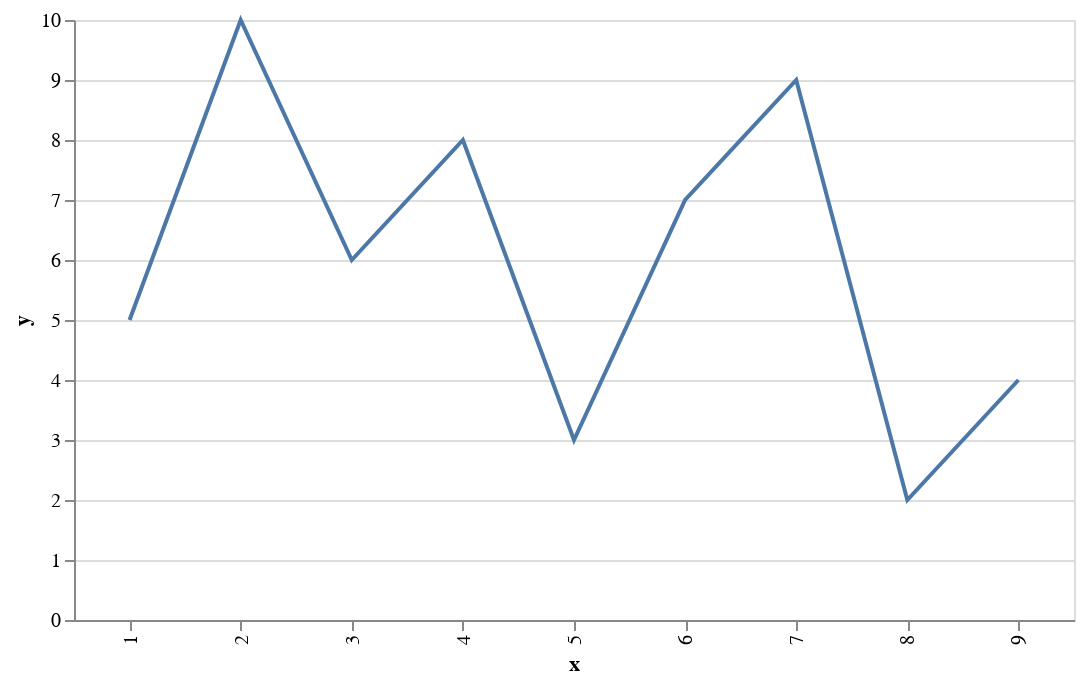

The notebook cell saved with this chart:
### Markdown cell above
# Using only Vega-Altair

### Code cell
# import packages
import altair as alt 

# create data 
data = alt.Data(values=[{'x': 1, 'y': 5},
                        {'x': 2, 'y': 10},
                        {'x': 3, 'y': 6},
                        {'x': 4, 'y': 8},
                        {'x': 5, 'y': 3},
                        {'x': 6, 'y': 7},
                        {'x': 7, 'y': 9},
                        {'x': 8, 'y': 2},
                        {'x': 9, 'y': 4}])

# plot 
alt.Chart(data).mark_line().encode(
    x = 'x:N',
    y = 'y:Q'
).properties(
    width=500
)

### Figure 1 — Vega-Lite specification as saved in the notebook (floating-point values rounded to 4 significant figures)
{"config": {"view": {"continuousWidth": 300, "continuousHeight": 300}}, "data": {"values": [{"x": 1, "y": 5}, {"x": 2, "y": 10}, {"x": 3, "y": 6}, {"x": 4, "y": 8}, {"x": 5, "y": 3}, {"x": 6, "y": 7}, {"x": 7, "y": 9}, {"x": 8, "y": 2}, {"x": 9, "y": 4}]}, "mark": {"type": "line"}, "encoding": {"x": {"field": "x", "type": "nominal"}, "y": {"field": "y", "type": "quantitative"}}, "width": 500, "$schema": "https://vega.github.io/schema/vega-lite/v5.16.3.json"}
